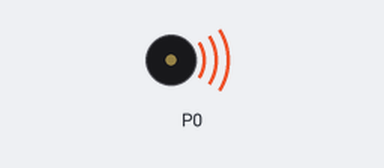
Bench run of a program on a simulated BBC micro:bit (MakeCode). On the bench: buzzer (waves = sounding).

Above: at 0.6 s.
Timing chart, 0 to 2.1 s (numbered marks = the images above):
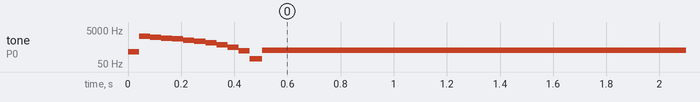

Measured:
- by itself, tone on P0: plays 262 Hz for 0.04 s, 2081 Hz for 0.04 s, 1883 Hz for 0.04 s, 1685 Hz for 0.04 s, 1486 Hz for 0.04 s, 1288 Hz for 0.04 s … (13 notes in this stretch)

The program:

main.ts
```typescript
music.playSoundEffect(music.createSoundEffect(
WaveShape.Sine,
2379,
0,
255,
0,
500,
SoundExpressionEffect.None,
InterpolationCurve.Linear
), SoundExpressionPlayMode.InBackground)
music.playTone(262, music.beat(BeatFraction.Whole))
music.ringTone(294)
music.ringTone(330)
music.setVolume(255)
basic.forever(function () {

})
```

test.ts
```typescript
// 在這裡測試；當此封包作為擴充功能時，將不會編譯此內容。
```
